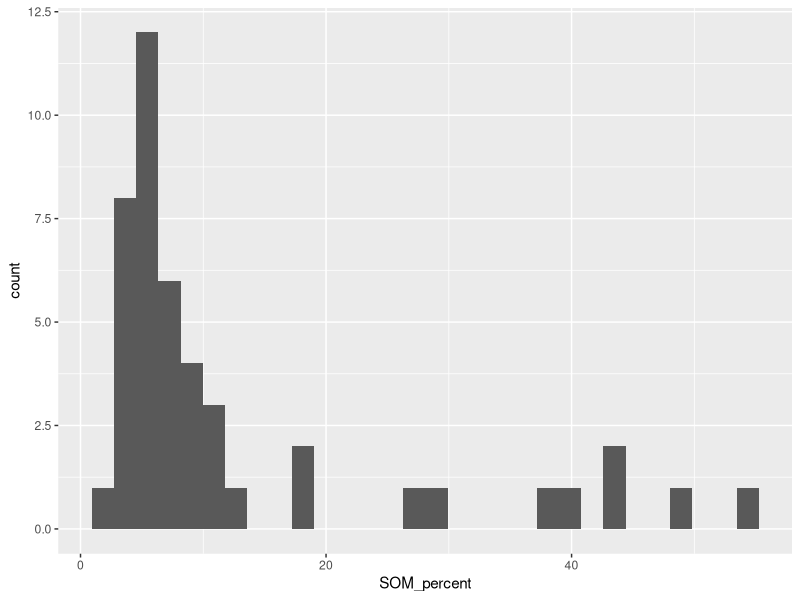
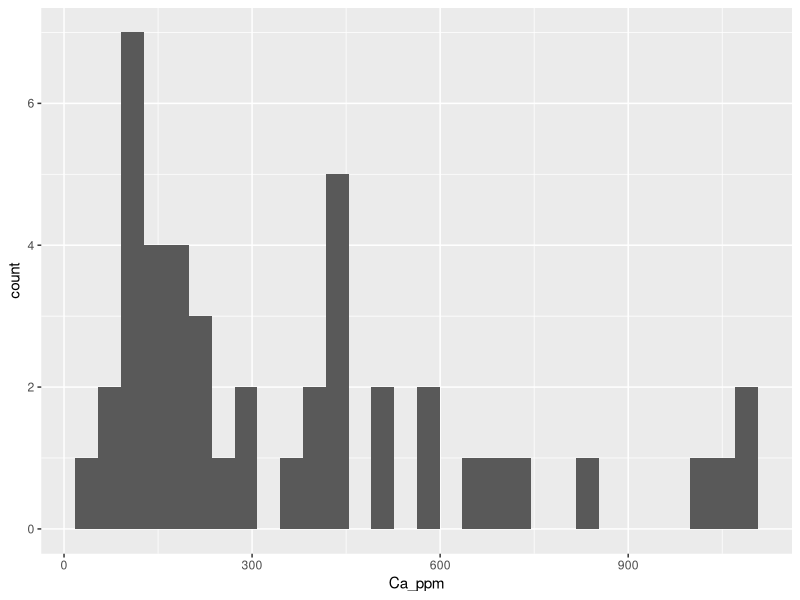
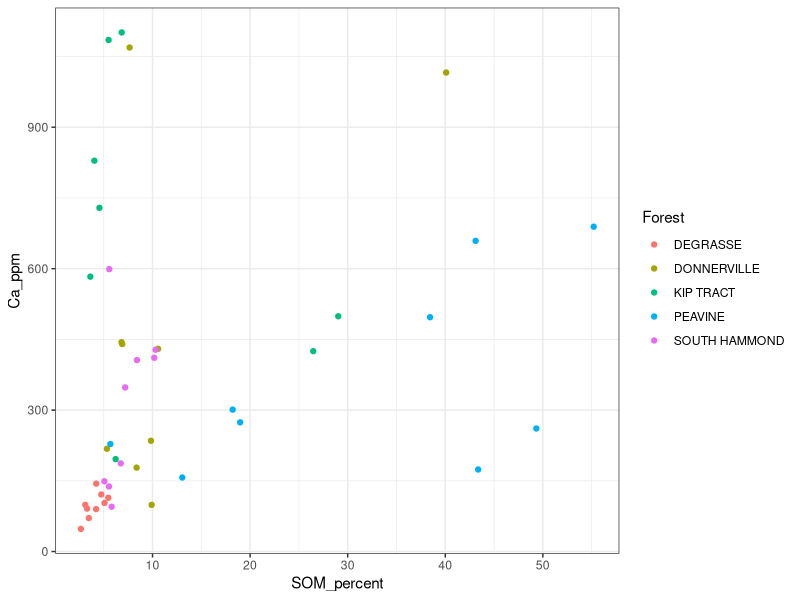
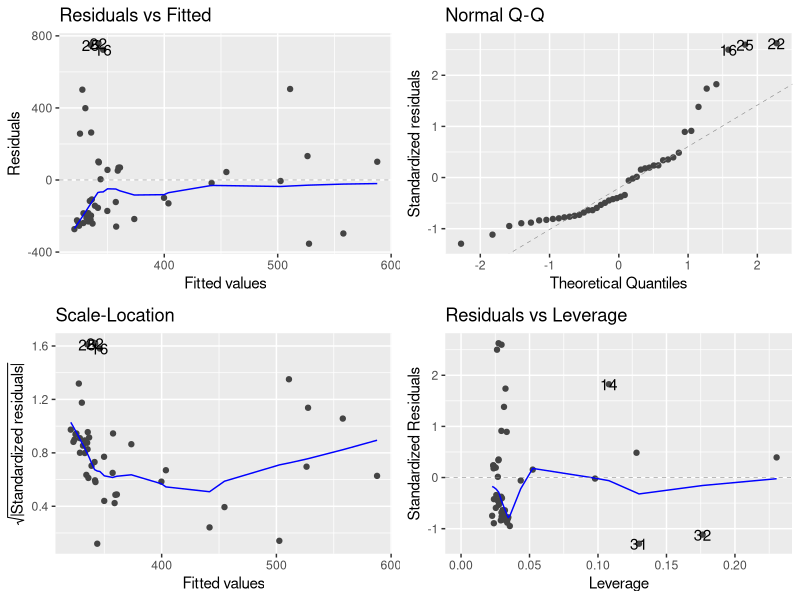

Write the R code that produced these figures, in order.
## ---- chunk 1
rm(list = ls())
library(tidyverse)
library(here)
library(ggfortify)
## ---- chunk 2
soil <- read.csv(here("Data", "soil_reduced-1.csv"), stringsAsFactors = TRUE)
## ---- chunk 3
levels(soil$Forest)
## ---- chunk 4
ggplot(soil, aes(x = SOM_percent)) + geom_histogram()
## ---- chunk 5
ggplot(soil, aes(x=Ca_ppm))+ geom_histogram()
## ---- chunk 6
summary(soil)
## ---- chunk 7
ggplot(soil,aes(x=SOM_percent, y=Ca_ppm, color=Forest))+
  geom_point()+
  theme_bw()
## ---- chunk 8
SOM_CA_mod <- lm(Ca_ppm~SOM_percent, data = soil)
## ---- chunk 9
autoplot(SOM_CA_mod)
## ---- chunk 10
anova(SOM_CA_mod)
## ---- chunk 11
summary(SOM_CA_mod)
